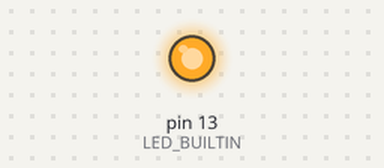
The sketch below on a simulated Arduino Uno, built with avr-gcc and run on an emulated ATmega328P. On the bench: output pins drawn as LEDs (lit = HIGH). What the sketch prints to the serial monitor is not drawn.

Above: at 5.1 s.
At 16.2 s:
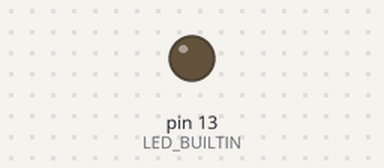
Timing chart, 0 to 17.7 s (numbered marks = the images above):
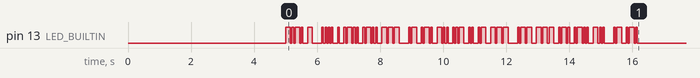

The sketch:

arduino_morse_emitter.ino
```cpp
/*
  Blink Morse

  Converts a text string into a textual Morse code representation
  and prints it to the Serial Monitor.

  Notes:
  - Each Morse symbol is encoded in 4-bit groups.
  - 0b1000 represents "dit".
  - 0b1110 represents "dah".
  - 0b0000 represents a space between words.
*/

/*
  Morse code lookup entry.

  Fields:
  - uppercaseAscii: ASCII code for the uppercase character.
  - lowercaseAscii: ASCII code for the lowercase character.
  - symbolCount: number of used 4-bit groups in the encodedPattern field.
  - encodedPattern: Morse code binary representation stored in up to 16 bits.
*/
struct MorseCodeEntry {
  int uppercaseAscii;       // Uppercase character ASCII decimal code.
  int lowercaseAscii;       // Lowercase character ASCII decimal code.
  int symbolCount;          // Number of 4-bit Morse parts used by the character.
  uint16_t encodedPattern;  // Morse character binary representation in 16 bits (four 4-bit parts).
};

MorseCodeEntry getMorseCodeEntryByAscii(int asciiCode);

/*
  Morse code dictionary.

  The trailing comment on each line contains:
  - the associated character,
  - the position in the table.
*/
MorseCodeEntry morseTable[] = {
  { 65, 97, 2, 0b10001110 },           // A       0
  { 66, 98, 4, 0b1110100010001000 },   // B       1
  { 69, 101, 1, 0b1000 },              // E       4
  { 70, 102, 4, 0b1000100011101000 },  // F       5
  { 71, 103, 3, 0b111011101000 },      // G       6
  { 67, 99, 4, 0b1110100011101000 },   // C       2
  { 68, 100, 3, 0b111010001000 },      // D       3
  { 72, 104, 4, 0b1000100010001000 },  // H       7
  { 73, 105, 2, 0b10001000 },          // I       8
  { 74, 106, 4, 0b1000111011101110 },  // J       9
  { 75, 107, 3, 0b111010001110 },      // K       10
  { 76, 108, 4, 0b1000111010001000 },  // L       11
  { 77, 109, 2, 0b11101110 },          // M       12
  { 78, 110, 2, 0b10001110 },          // N       13
  { 79, 111, 3, 0b111011101110 },      // O       14
  { 80, 112, 4, 0b1000111011101000 },  // P       15
  { 81, 113, 4, 0b1110111010001110 },  // Q       16
  { 82, 114, 3, 0b100011101000 },      // R       17
  { 83, 115, 3, 0b100010001000 },      // S       18
  { 84, 116, 1, 0b1110 },              // T       19
  { 85, 117, 3, 0b100010001110 },      // U       20
  { 86, 118, 4, 0b1000100010001110 },  // V       21
  { 87, 119, 3, 0b100011101110 },      // W       22
  { 88, 120, 4, 0b1110100010001110 },  // X       23
  { 89, 121, 4, 0b1110100011101110 },  // Y       24
  { 90, 122, 4, 0b1110111010001000 },  // Z       25
  { 32, 32, 4, 0b0000 }                // SPACE   26
};

/*
  Returns a copy of the MorseCodeEntry record matching the provided ASCII code.

  The function searches both uppercase and lowercase ASCII values.
*/
MorseCodeEntry getMorseCodeEntryByAscii(int asciiCode) {
  const int morseTableSize = sizeof(morseTable) / sizeof(morseTable[0]);

  for (int tableIndex = 0; tableIndex < morseTableSize; tableIndex++) {
    if (asciiCode == morseTable[tableIndex].lowercaseAscii || asciiCode == morseTable[tableIndex].uppercaseAscii) {
      MorseCodeEntry morseCodeEntryCopy = morseTable[tableIndex];
      return morseCodeEntryCopy;
    }
  }
}

// The setup function runs once when you press reset or power the board.
void setup() {
  const int ditDurationMs = 50;
  const char inputText[] = "CT Hello Arduino world AR";
  int currentCharIndex = 0;

  pinMode(LED_BUILTIN, OUTPUT);
  digitalWrite(LED_BUILTIN, LOW);  // Built-in LED OFF
  Serial.begin(9600);
  delay(5000);          // Initial startup delay.
  Serial.print("CT ");  // Beginning of message / Copy This

  // Iterate through the source text one character at a time.
  while (inputText[currentCharIndex] != '\0') {
    MorseCodeEntry currentMorseEntry = getMorseCodeEntryByAscii(inputText[currentCharIndex]);

    // Process Morse code groups from the most significant used nibble to the least significant one.
    for (int symbolIndex = currentMorseEntry.symbolCount - 1; symbolIndex >= 0; symbolIndex--) {
      if (currentMorseEntry.encodedPattern == 0b0000) {  // Emit space between words.
        Serial.print("______");
        digitalWrite(LED_BUILTIN, LOW);  // Built-in LED OFF
        delay(ditDurationMs * 6);
        break;  // End processing for the current space character.
      }

      // Extract the current 4-bit symbol.
      byte morseSymbol = (currentMorseEntry.encodedPattern >> (symbolIndex * 4)) & 0x0F;

      // Translate the 4-bit symbol into its textual Morse form.
      switch (morseSymbol) {
        case 0b1000:
          Serial.print("dit");
          digitalWrite(LED_BUILTIN, HIGH);  // Built-in LED ON
          delay(ditDurationMs);
          break;  // End current symbol handling.
        case 0b1110:
          Serial.print("dah");
          digitalWrite(LED_BUILTIN, HIGH);  // Built-in LED ON
          delay(ditDurationMs * 3);
          break;  // End current symbol handling.
        default:
          break;  // Ignore unsupported symbols.
      }

      // Read the next character to decide whether to print symbol or character spacing.
      MorseCodeEntry nextMorseEntry = getMorseCodeEntryByAscii(inputText[currentCharIndex + 1]);  // Get next character.

      if (symbolIndex == 0 && nextMorseEntry.encodedPattern != 0b0000) {  // If it is the last binary part of the current character and next character is not space, emit space between characters.
        Serial.print("___");
        digitalWrite(LED_BUILTIN, LOW);  // Built-in LED OFF
        delay(ditDurationMs * 3);
      } else {                                                     // Emit space between symbols.
        if (!nextMorseEntry.encodedPattern && symbolIndex == 0) {  // Break if there are no more characters after this character.
          break;
        }
        Serial.print("_");
        digitalWrite(LED_BUILTIN, LOW);  // Built-in LED OFF
        delay(ditDurationMs);
      }
    }

    currentCharIndex++;
  }
  Serial.println(" AR");           // End of message / Stop
  digitalWrite(LED_BUILTIN, LOW);  // Built - in LED OFF
}

// The loop function runs over and over again forever.
void loop() {
  // Loop code here.
}
```
